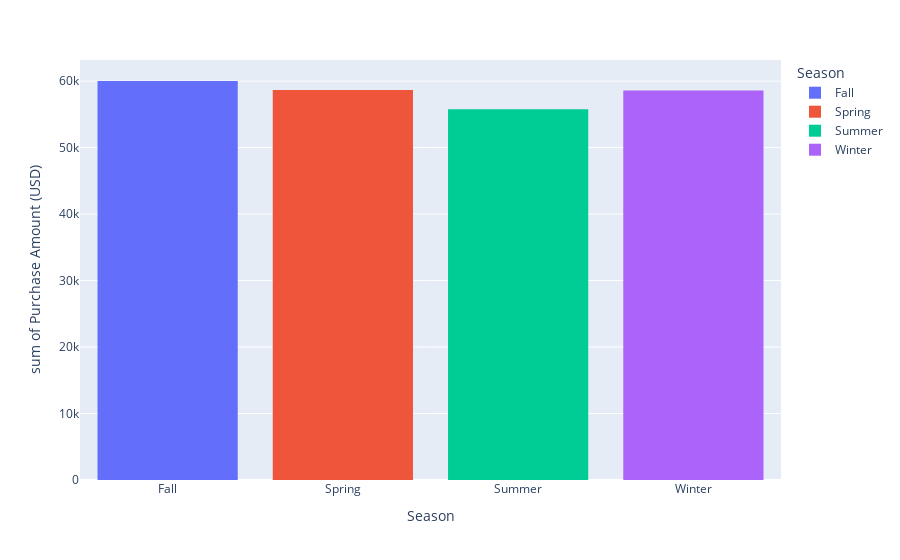

The notebook cell saved with this chart:
### Code cell
fig = px.histogram(no_of_items_purchage_in_season , x = 'Season',y='Purchase Amount (USD)' ,color='Season')

fig.show()

### Figure 1 — Plotly figure (JSON) as saved in the notebook; plotly's stock layout.template omitted (floating-point values rounded to 4 significant figures)
{"data": [{"alignmentgroup": "True", "bingroup": "x", "histfunc": "sum", "hovertemplate": "Season=%{x}<br>sum of Purchase Amount (USD)=%{y}<extra></extra>", "legendgroup": "Fall", "marker": {"color": "#636efa", "pattern": {"shape": ""}}, "name": "Fall", "offsetgroup": "Fall", "orientation": "v", "showlegend": true, "type": "histogram", "x": ["Fall"], "xaxis": "x", "y": [60018], "yaxis": "y"}, {"alignmentgroup": "True", "bingroup": "x", "histfunc": "sum", "hovertemplate": "Season=%{x}<br>sum of Purchase Amount (USD)=%{y}<extra></extra>", "legendgroup": "Spring", "marker": {"color": "#EF553B", "pattern": {"shape": ""}}, "name": "Spring", "offsetgroup": "Spring", "orientation": "v", "showlegend": true, "type": "histogram", "x": ["Spring"], "xaxis": "x", "y": [58679], "yaxis": "y"}, {"alignmentgroup": "True", "bingroup": "x", "histfunc": "sum", "hovertemplate": "Season=%{x}<br>sum of Purchase Amount (USD)=%{y}<extra></extra>", "legendgroup": "Summer", "marker": {"color": "#00cc96", "pattern": {"shape": ""}}, "name": "Summer", "offsetgroup": "Summer", "orientation": "v", "showlegend": true, "type": "histogram", "x": ["Summer"], "xaxis": "x", "y": [55777], "yaxis": "y"}, {"alignmentgroup": "True", "bingroup": "x", "histfunc": "sum", "hovertemplate": "Season=%{x}<br>sum of Purchase Amount (USD)=%{y}<extra></extra>", "legendgroup": "Winter", "marker": {"color": "#ab63fa", "pattern": {"shape": ""}}, "name": "Winter", "offsetgroup": "Winter", "orientation": "v", "showlegend": true, "type": "histogram", "x": ["Winter"], "xaxis": "x", "y": [58607], "yaxis": "y"}], "layout": {"barmode": "relative", "legend": {"title": {"text": "Season"}, "tracegroupgap": 0}, "margin": {"t": 60}, "xaxis": {"anchor": "y", "categoryarray": ["Fall", "Spring", "Summer", "Winter"], "categoryorder": "array", "domain": [0, 1], "title": {"text": "Season"}}, "yaxis": {"anchor": "x", "domain": [0, 1], "title": {"text": "sum of Purchase Amount (USD)"}}}}
